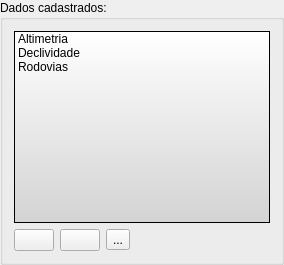
         <widget class="QGroupBox" name="groupBox_12">
          <property name="title">
           <string>Dados cadastrados: </string>
          </property>
          <layout class="QVBoxLayout">
           <item>
            <widget class="QListWidget" name="additionalMapListWidget">
             <property name="minimumSize">
              <size>
               <width>180</width>
               <height>0</height>
              </size>
             </property>
             <property name="styleSheet">
              <string>background: qlineargradient(x1: 0, y1: 0, x2: 0, y2: 1, stop: 0 white, stop: 1 lightgray);</string>
             </property>
             <item>
              <property name="text">
               <string>Altimetria</string>
              </property>
              <property name="icon">
               <iconset resource="icons.qrc">
                <normaloff>:/data/icons/novo_grid.png</normaloff>:/data/icons/novo_grid.png</iconset>
              </property>
             </item>
             <item>
              <property name="text">
               <string>Declividade</string>
              </property>
              <property name="icon">
               <iconset resource="icons.qrc">
                <normaloff>:/data/icons/novo_grid.png</normaloff>:/data/icons/novo_grid.png</iconset>
              </property>
             </item>
             <item>
              <property name="text">
               <string>Rodovias</string>
              </property>
              <property name="icon">
               <iconset resource="icons.qrc">
                <normaloff>:/data/icons/info_vect.png</normaloff>:/data/icons/info_vect.png</iconset>
              </property>
             </item>
            </widget>
           </item>
           <item>
            <layout class="QHBoxLayout">
             <item>
              <widget class="QPushButton" name="additionalMapNewGridBtn">
               <property name="toolTip">
                <string>&lt;html&gt;&lt;head&gt;&lt;meta name=&quot;qrichtext&quot; content=&quot;1&quot; /&gt;&lt;style type=&quot;text/css&quot;&gt;
p, li { white-space: pre-wrap; }
&lt;/style&gt;&lt;/head&gt;&lt;body style=&quot; font-family:'MS Shell Dlg 2'; font-size:8.25pt; font-weight:400; font-style:normal;&quot;&gt;
&lt;p style=&quot; margin-top:0px; margin-bottom:0px; margin-left:0px; margin-right:0px; -qt-block-indent:0; text-indent:0px;&quot;&gt;&lt;span style=&quot; font-size:8pt;&quot;&gt;Adiciona novo grid&lt;/span&gt;&lt;/p&gt;&lt;/body&gt;&lt;/html&gt;</string>
               </property>
               <property name="text">
                <string/>
               </property>
               <property name="icon">
                <iconset resource="icons.qrc">
                 <normaloff>:/data/icons/add_grid.png</normaloff>:/data/icons/add_grid.png</iconset>
               </property>
              </widget>
             </item>
             <item>
              <widget class="QPushButton" name="additionalMapNewVectBtn">
               <property name="toolTip">
                <string>&lt;html&gt;&lt;head&gt;&lt;meta name=&quot;qrichtext&quot; content=&quot;1&quot; /&gt;&lt;style type=&quot;text/css&quot;&gt;
p, li { white-space: pre-wrap; }
&lt;/style&gt;&lt;/head&gt;&lt;body style=&quot; font-family:'MS Shell Dlg 2'; font-size:8.25pt; font-weight:400; font-style:normal;&quot;&gt;
&lt;p style=&quot; margin-top:0px; margin-bottom:0px; margin-left:0px; margin-right:0px; -qt-block-indent:0; text-indent:0px;&quot;&gt;Adiciona novo plano de informação vetorial&lt;/p&gt;&lt;/body&gt;&lt;/html&gt;</string>
               </property>
               <property name="text">
                <string/>
               </property>
               <property name="icon">
                <iconset resource="icons.qrc">
                 <normaloff>:/data/icons/infovetor.png</normaloff>:/data/icons/infovetor.png</iconset>
               </property>
              </widget>
             </item>
             <item>
              <widget class="QToolButton" name="additionalMapDelMapBtn">
               <property name="toolTip">
                <string>&lt;html&gt;&lt;head&gt;&lt;meta name=&quot;qrichtext&quot; content=&quot;1&quot; /&gt;&lt;style type=&quot;text/css&quot;&gt;
p, li { white-space: pre-wrap; }
&lt;/style&gt;&lt;/head&gt;&lt;body style=&quot; font-family:'MS Shell Dlg 2'; font-size:8.25pt; font-weight:400; font-style:normal;&quot;&gt;
&lt;p style=&quot; margin-top:0px; margin-bottom:0px; margin-left:0px; margin-right:0px; -qt-block-indent:0; text-indent:0px;&quot;&gt;&lt;span style=&quot; font-size:8pt;&quot;&gt;Remove o plano selecionado&lt;/span&gt;&lt;/p&gt;&lt;/body&gt;&lt;/html&gt;</string>
               </property>
               <property name="text">
                <string>...</string>
               </property>
               <property name="icon">
                <iconset resource="icons.qrc">
                 <normaloff>:/data/icons/remover_plano selecionado.png</normaloff>:/data/icons/remover_plano selecionado.png</iconset>
               </property>
              </widget>
             </item>
             <item>
              <spacer>
               <property name="orientation">
                <enum>Qt::Horizontal</enum>
               </property>
               <property name="sizeHint" stdset="0">
                <size>
                 <width>40</width>
                 <height>20</height>
                </size>
               </property>
              </spacer>
             </item>
            </layout>
           </item>
          </layout>
         </widget>
